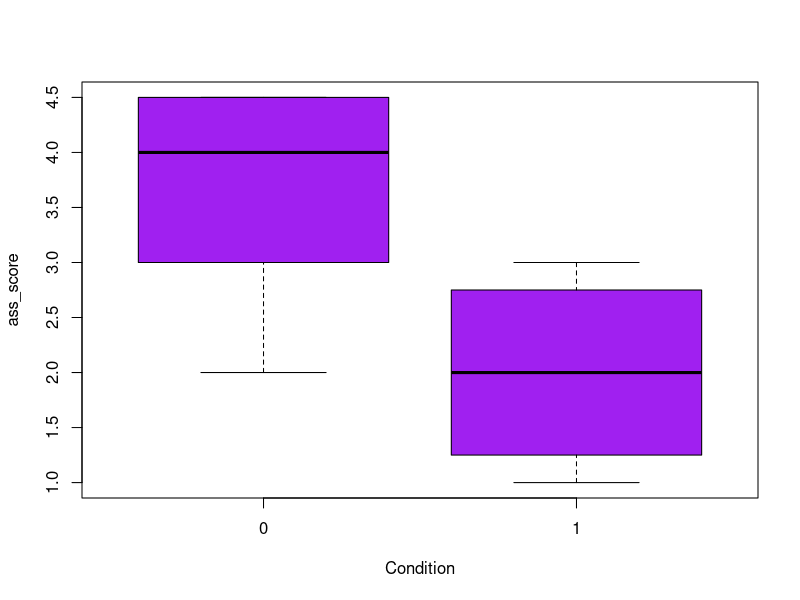
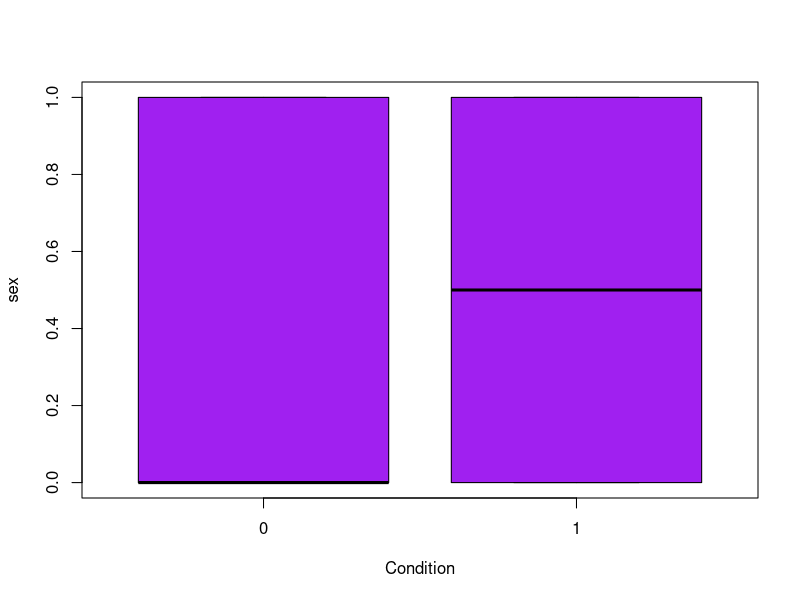
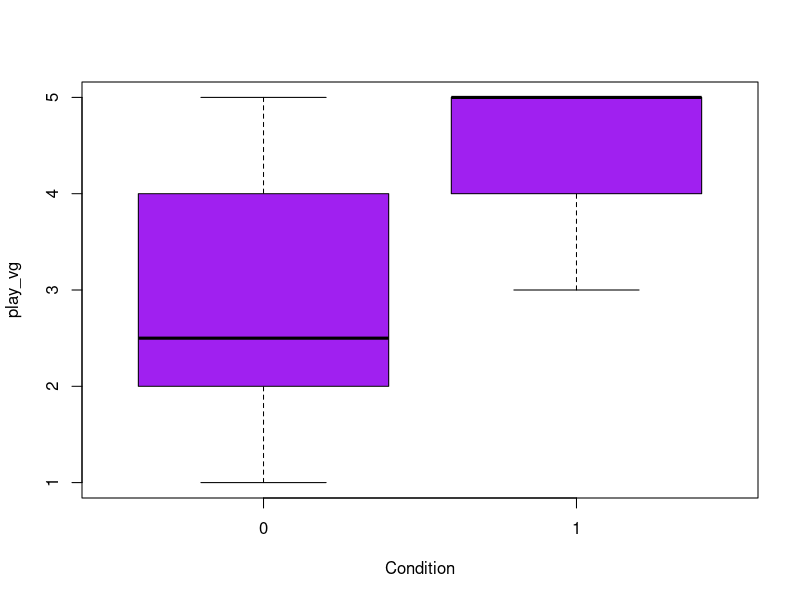
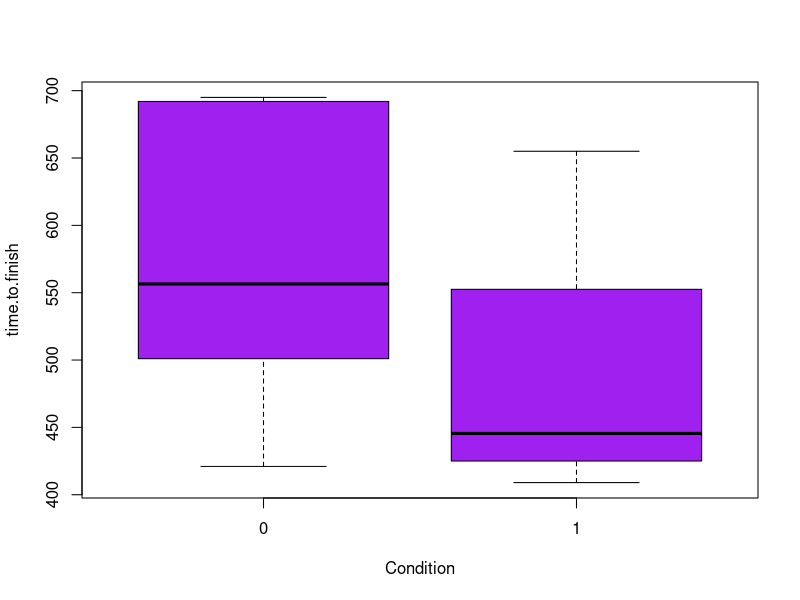
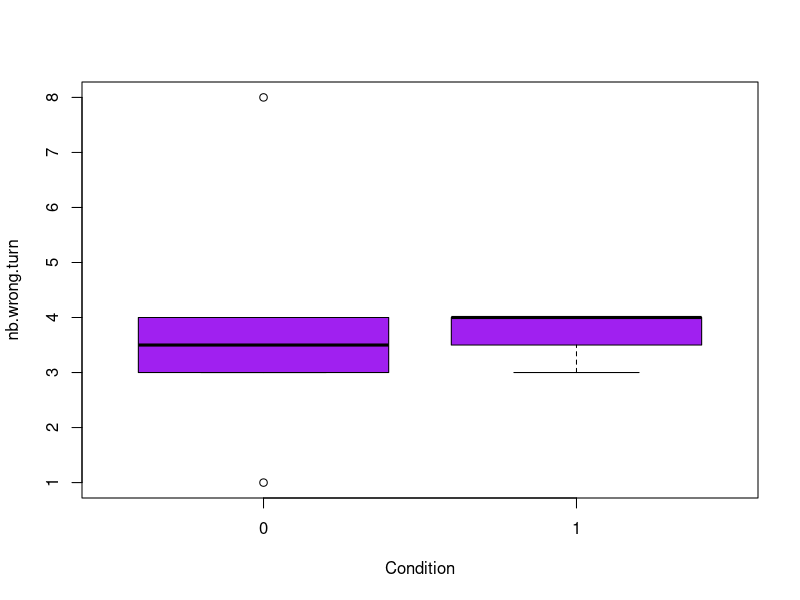
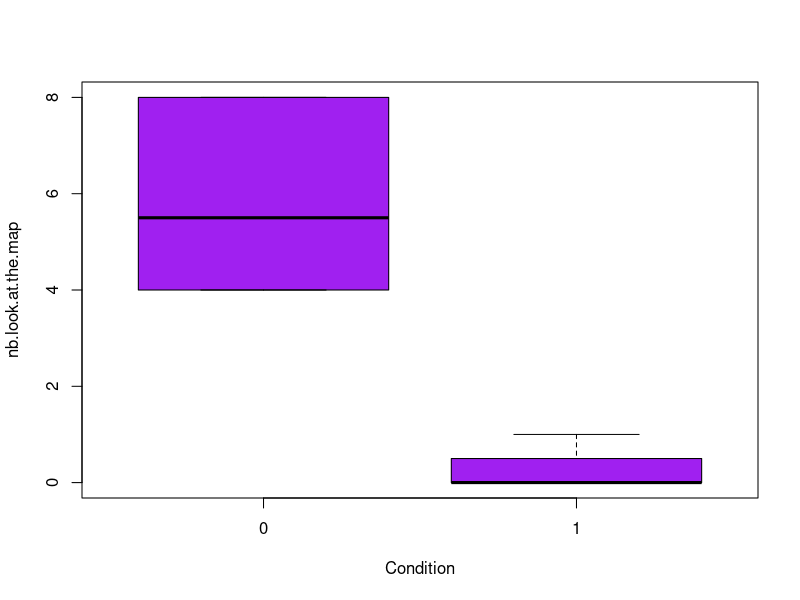
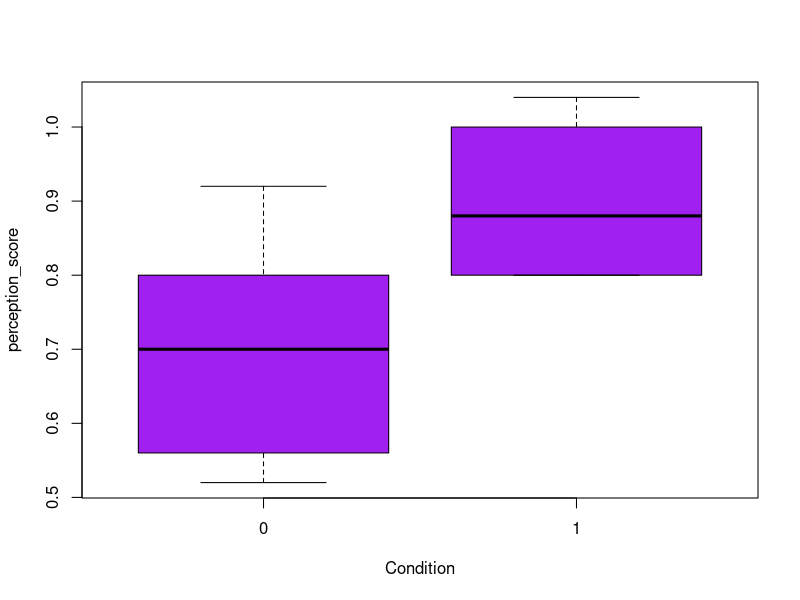

Source code (R) for these figures, in order:
library(psy)

t = read.csv('Results.csv', sep=',',header=TRUE, stringsAsFactors = TRUE)
t1 = t[t$Condition ==1,]
t2 = t[t$Condition ==0,]
summary(t)

#Analysis of the enjoy assistant score
cronbach(t[,c(7:7,5:5)])
t$ass_score = (t$enjoy_ass + t$interact_ass )/2
boxplot(ass_score ~ Condition, data=t,col="purple")
t.test(ass_score ~ Condition, data=t)

#Analysis of sex variable
boxplot(sex ~ Condition, data=t,col="purple")
t.test(sex ~ Condition, data=t)

#Analisys of the reparation of video game ability
boxplot(play_vg ~ Condition, data=t,col="purple")
t.test(play_vg ~ Condition, data=t)

#analysis of the time to finish
boxplot(time.to.finish ~ Condition, data=t,col="purple")
t.test(time.to.finish ~ Condition, data=t)
model = lm(time.to.finish ~ Condition + play_vg +ass_score, data=t)
summary(model)

#analysis of the wrong turns
boxplot(nb.wrong.turn ~ Condition, data=t,col="purple")
t.test(nb.wrong.turn ~ Condition, data=t)
model = lm(nb.wrong.turn ~ Condition + play_vg + ass_score , data=t)
summary(model)

#analysis of the number of look at the map
boxplot(nb.look.at.the.map ~ Condition, data=t,col="purple")
t.test(nb.look.at.the.map ~ Condition, data=t)
model = lm(nb.look.at.the.map ~ Condition + play_vg + ass_score , data=t)
summary(model)

#Analysis of the perception score
cronbach(t[,c(9:13,14:15)])
t$perception_score = (t$satisfied + t$knowledgable + t$trust +t$use +t$recommand -t$map + t$listen)/25
boxplot(perception_score ~ Condition, data=t,col="purple")
t.test(perception_score ~ Condition, data=t)
model = lm(perception_score ~ Condition + play_vg + ass_score  , data=t)
summary(model)
